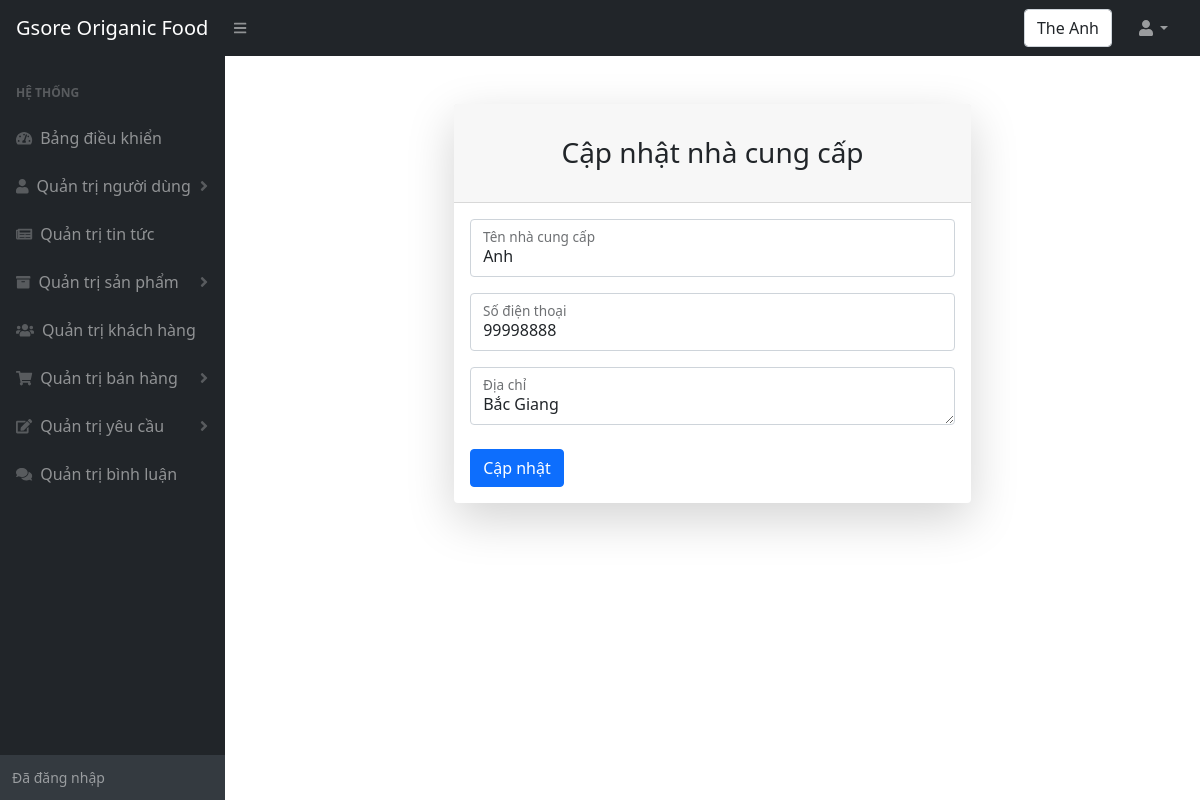
/admin/ncc_sua.php?id=2 (signed in), run on the app's committed database.
### tables this page shows
CREATE TABLE `nhacungcap` (
  `manhacungcap` int(10) NOT NULL,
  `tennhacungcap` varchar(100) NOT NULL,
  `diachinhacungcap` varchar(100) NOT NULL,
  `sdtnhacungcap` int(15) NOT NULL
);

### admin/ncc_sua.php (the view, shortened to what this page needs)
<!DOCTYPE html>
<html lang="en">
    <head>
        <link href="https://cdn.jsdelivr.net/npm/simple-datatables@latest/dist/style.css" rel="stylesheet" />
        <link href="css/styles.css" rel="stylesheet" />
    </head>
    <body class="sb-nav-fixed">
        <nav class="sb-topnav navbar navbar-expand navbar-dark bg-dark">
            <a class="navbar-brand ps-3" href="../index.php">Gsore Origanic Food </a>
            <button class="btn btn-link btn-sm order-1 order-lg-0 me-4 me-lg-0" id="sidebarToggle" href="#!"><i class="fas fa-bars"></i></button>
            <form class="d-none d-md-inline-block form-inline ms-auto me-0 me-md-3 my-2 my-md-0">
                <div class="input-group">
                  <div class="form-control"><?php  echo $_SESSION['ten_nguoi_dung'];?>  </div>
                </div>
            </form>
            <ul class="navbar-nav ms-auto ms-md-0 me-3 me-lg-4">
                <li class="nav-item dropdown">
                    <a class="nav-link dropdown-toggle" id="navbarDropdown" href="#" role="button" data-bs-toggle="dropdown" aria-expanded="false"><i class="fas fa-user fa-fw"></i></a>
                </li>
            </ul>
        </nav>
        <div id="layoutSidenav">
        <div id="layoutSidenav_nav" >
                <nav class="sb-sidenav accordion sb-sidenav-dark" id="sidenavAccordion">
                    <div class="sb-sidenav-menu">
                        <div class="nav">
                            <div class="sb-sidenav-menu-heading">Hệ thống</div>
                            <a class="nav-link" href="index.php">
                                <div class="sb-nav-link-icon"><i class="fas fa-tachometer-alt"></i></div>
                                Bảng điều khiển
                            </a>
                            <a class="nav-link collapsed" href="nguoidung.php" data-bs-toggle="collapse" data-bs-target="#collapseOne" aria-expanded="false" aria-controls="collapseOne">
                                <div class="sb-nav-link-icon"><i class="fas fa-user"></i></div>
                                Quản trị người dùng
                                <div class="sb-sidenav-collapse-arrow"><i class="fas fa-angle-down"></i></div>
                            </a>
                            <a class="nav-link" href="tintuc.php">
                                <div class="sb-nav-link-icon"><i class="fas fa-newspaper"></i></div>
                                    Quản trị tin tức
                            </a>
                            <a class="nav-link collapsed" href="#" data-bs-toggle="collapse" data-bs-target="#collapseTwo" aria-expanded="false" aria-controls="collapseTwo">
                                <div class="sb-nav-link-icon"><i class="fas fa-archive"></i></div>
                                Quản trị sản phẩm
                                <div class="sb-sidenav-collapse-arrow"><i class="fas fa-angle-down"></i></div>
                            </a>
                            <a class="nav-link" href="khachhang.php">
                                <div class="sb-nav-link-icon"><i class="fas fa-users"></i></div>
                                Quản trị khách hàng
                            </a>
                            <a class="nav-link collapsed" href="#" data-bs-toggle="collapse" data-bs-target="#collapseThree" aria-expanded="false" aria-controls="collapseThree">
                                <div class="sb-nav-link-icon"><i class="fas fa-shopping-cart"></i></div>
                                Quản trị bán hàng
                                <div class="sb-sidenav-collapse-arrow"><i class="fas fa-angle-down"></i></div>
                            </a>
                            <a class="nav-link collapsed" href="#" data-bs-toggle="collapse" data-bs-target="#collapseFour" aria-expanded="false" aria-controls="collapseFour">
                                <div class="sb-nav-link-icon"><i class="fas fa-edit"></i></div>
                                Quản trị yêu cầu
                                <div class="sb-sidenav-collapse-arrow"><i class="fas fa-angle-down"></i></div>
                            </a>
                            <a class="nav-link" href="binhluan.php">
                                <div class="sb-nav-link-icon"><i class="fas fa-comments"></i></div>
                                Quản trị bình luận
                            </a>
                        </div>
                    </div>
                    <div class="sb-sidenav-footer">
                        <div class="small">Đã đăng nhập</div>
                    </div>
                </nav>
            </div>
            <div id="layoutSidenav_content">
        <?php
          include("../config.php");
          $id_ncc = $_GET["id"];
          $sql = "
                  SELECT *
                  from nhacungcap
                  where manhacungcap= '".$id_ncc."'
                  ";
          $ncc = mysqli_query($ket_noi, $sql);
          $row = mysqli_fetch_array($ncc);
         ;?>
                <footer class="container-fluid px-4">
                    <main>
                    <div class="container">
                        <div class="row justify-content-center">
                            <div class="col-lg-7">
                                <div class="card shadow-lg border-0 rounded-lg mt-5">
                                    <div class="card-header"><h3 class="text-center font-weight-light my-4">Cập nhật nhà cung cấp</h3></div>
                                    <div class="card-body">
                                        <form method="POST" action="ncc_sua_thuc_hien.php" enctype="multipart/form-data">
                                            <div class="form-floating mb-3">
                                                <input class="form-control" id="txtTenncc" name="txtTenncc" placeholder="Tên nhà cung cấp" value="<?php echo $row["tennhacungcap"];?>"/>
                                                <label for="txtTenncc">Tên nhà cung cấp</label>
                                            </div>
                                            <div class="form-floating mb-3">
                                                <input class="form-control" id="txtSdt" name="txtSdt" placeholder="Số điện thoại" value="<?php echo $row["sdtnhacungcap"];?>"/>
                                                <label for="txtSdt">Số điện thoại</label>
                                            </div>
                                            <div class="form-floating mb-3">
                                                <textarea class="form-control" id="txtDiachi" name="txtDiachi" placeholder="Địa chỉ"><?php echo $row["diachinhacungcap"];?></textarea>
                                                <label for="txtDiachi">Địa chỉ</label>
                                            </div>
                                            <div class="mt-4 mb-0">
                                                <button class="btn btn-primary" type="submit">Cập nhật</button>
                                            </div>
                                        </form>
                                    </div>
                                </div>
                            </div>
                        </div>
                    </div>
                </main>
                </footer>
            </div>
        </div>
    </body>
</html>

### data on the page
nhacungcap: txtTenncc "Anh", txtSdt "99998888", txtDiachi "Bắc Giang"

### other printed values
$_SESSION['ten_nguoi_dung'] "The Anh"
